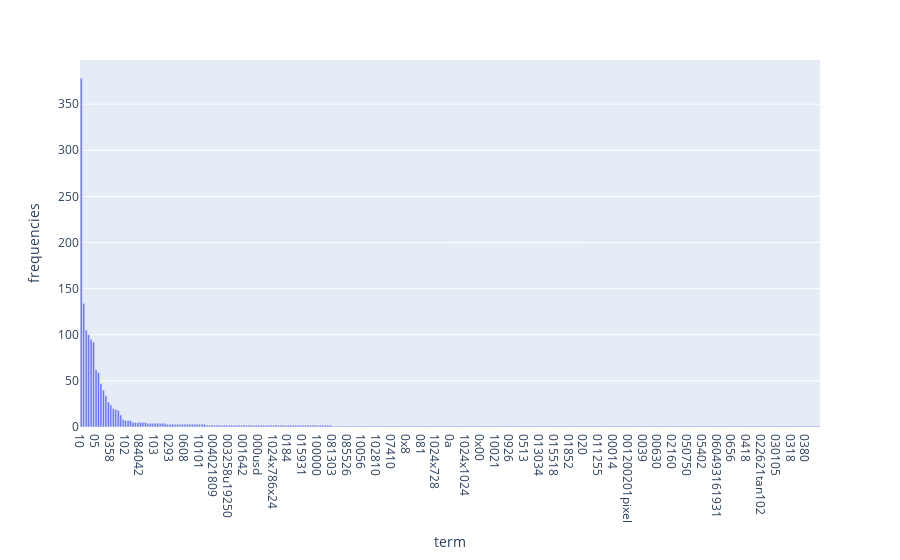

The notebook cell saved with this chart:
### Markdown cell above
### >>> **Exercise 14 (take home):** 
Additionally, you can attempt to sort the terms on the `x-axis` by frequency instead of in alphabetical order. This way the visualization is more meaninfgul and you will be able to observe the so called [long tail](https://en.wikipedia.org/wiki/Long_tail) (get familiar with this term since it will appear a lot in data mining and other statistics courses). see picture below

![alt txt](https://upload.wikimedia.org/wikipedia/commons/thumb/8/8a/Long_tail.svg/1000px-Long_tail.svg.png)

### Code cell
# Answer here
fig = px.bar(term_frequencies_df.sort_values(by=["frequencies"], ascending=False), x='term', y='frequencies')
fig.show()

### Figure 1 — Plotly figure (JSON) as saved in the notebook; plotly's stock layout.template omitted (floating-point values rounded to 4 significant figures; data arrays with more than 128 entries replaced by an {"elided": "..."} marker saying what was removed)
{"data": [{"alignmentgroup": "True", "hovertemplate": "term=%{x}<br>frequencies=%{y}<extra></extra>", "legendgroup": "", "marker": {"color": "#636efa", "pattern": {"shape": ""}}, "name": "", "offsetgroup": "", "orientation": "v", "showlegend": false, "textposition": "auto", "type": "bar", "x": {"elided": "300 str values"}, "xaxis": "x", "y": {"elided": "300 int values"}, "yaxis": "y"}], "layout": {"barmode": "relative", "legend": {"tracegroupgap": 0}, "margin": {"t": 60}, "xaxis": {"anchor": "y", "domain": [0, 1], "title": {"text": "term"}}, "yaxis": {"anchor": "x", "domain": [0, 1], "title": {"text": "frequencies"}}}}
